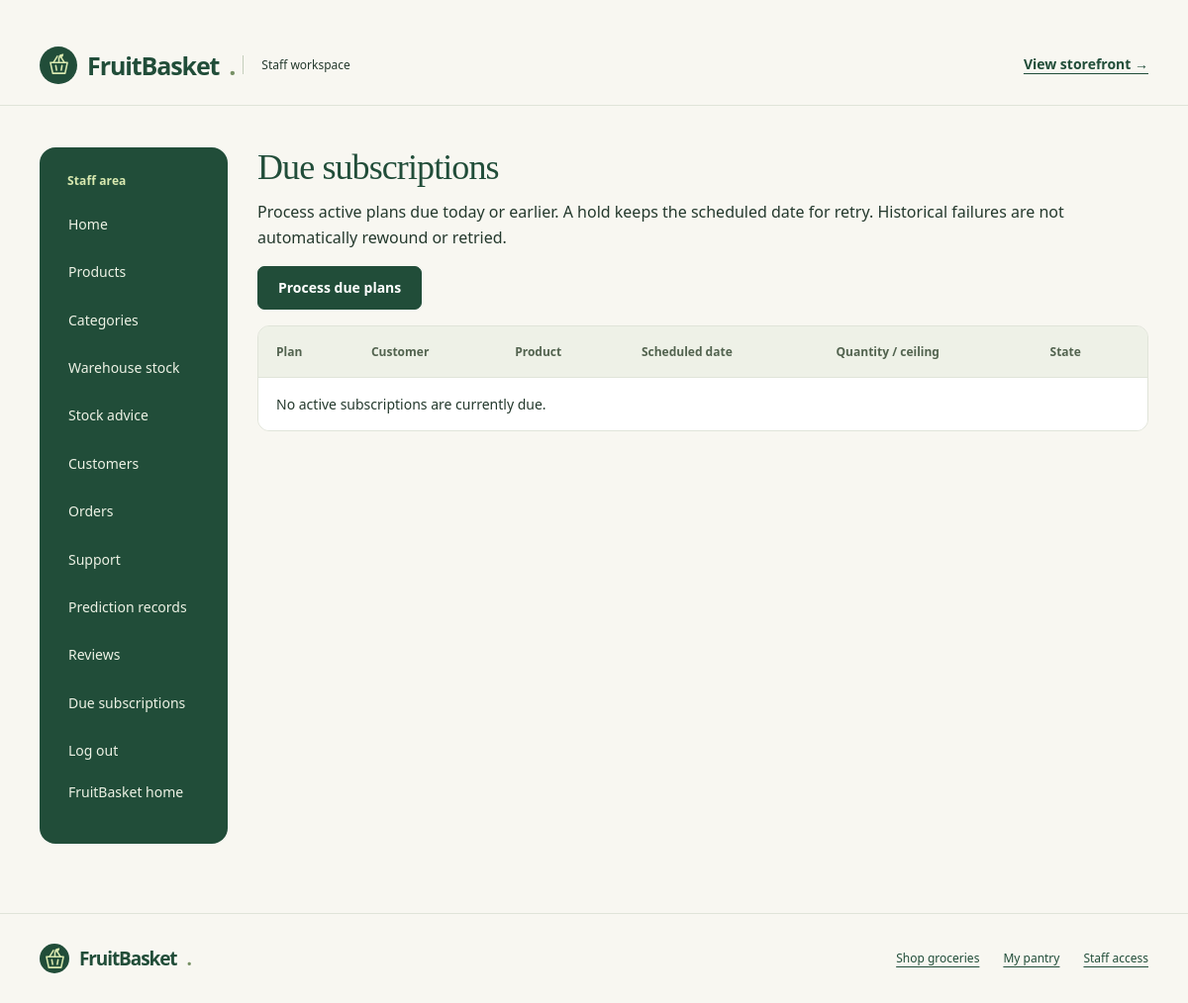
The page /adminpanel/subscriptions/ (signed in) on the database as committed earlier.
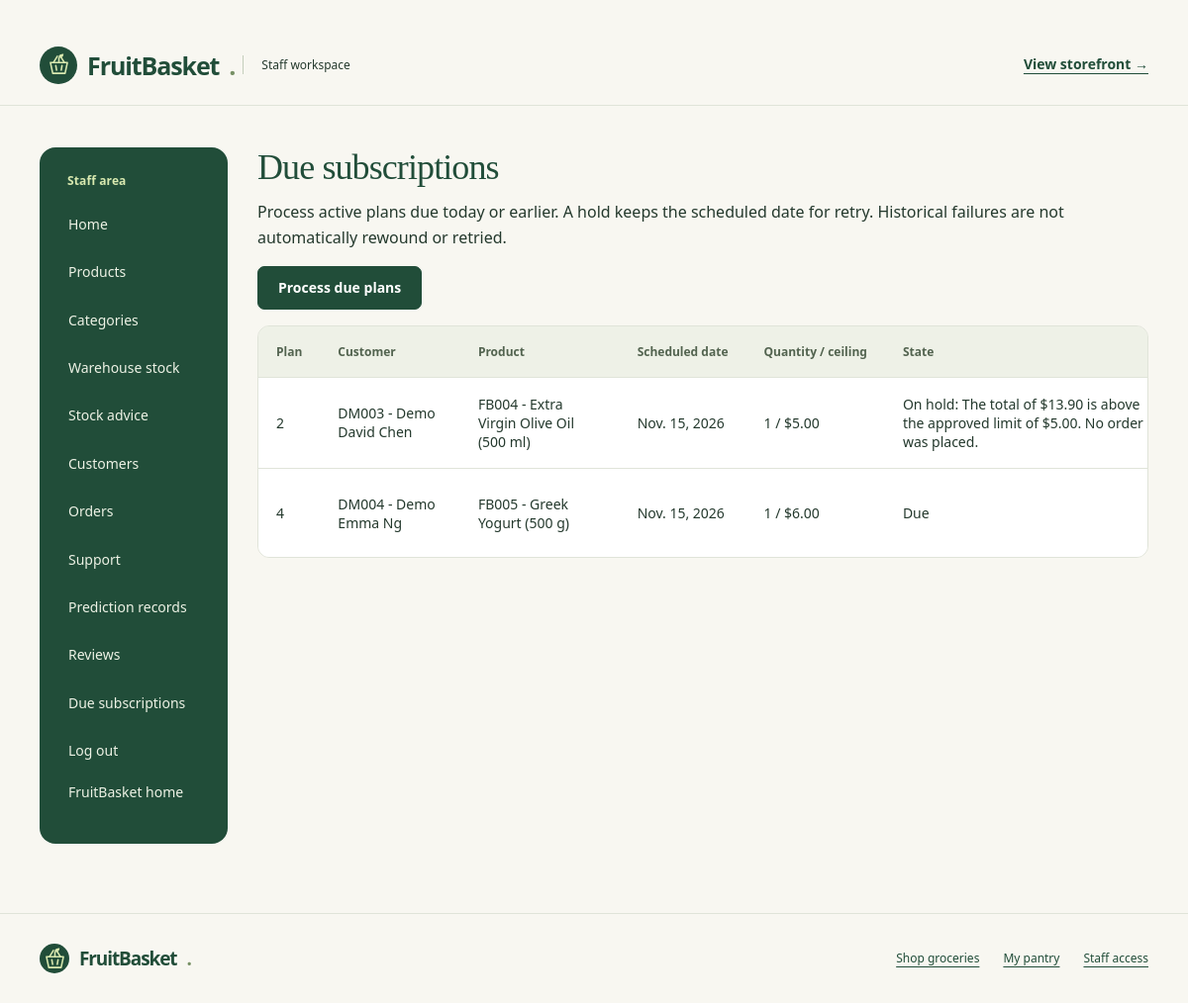
The same page on the database as committed later.
### adminpanel/models.py (models this page shows, shortened)
class Subscription(models.Model):
    STATUS = [
        ('active', 'Active'),
        ('paused', 'Paused'),
        ('cancelled', 'Cancelled')
    ]
    INTERVAL = [
        (7, 'Every 7 days'),
        (14, 'Every 14 days'),
        (30, 'Every 30 days')
    ]
    Squantity = models.PositiveIntegerField()
    Sinterval = models.IntegerField(choices=INTERVAL)
    Snextdate = models.DateField()
    Sceiling = models.FloatField()
    Sstatus = models.CharField(max_length=10, choices=STATUS, default='active')
    Screated = models.DateField()
    Scustomer = models.ForeignKey(Customer, on_delete=models.RESTRICT, related_name='customer_subscriptions')
    Sproduct = models.ForeignKey(Product, on_delete=models.RESTRICT, related_name='product_subscriptions')
    class Meta:
        constraints = [
            models.CheckConstraint(
                condition=models.Q(Squantity__gte=1, Sceiling__gt=0),
                name='Squantity_and_Sceiling_positive'
            )
        ]

class Customer(models.Model):
    Cid = models.CharField(max_length=5, primary_key=True)
    Cname = models.CharField(max_length=255)
    Caddress = models.CharField(max_length=255)
    Chouseholdsize = models.IntegerField()
    Cmealsperweek = models.IntegerField()
    Cuser = models.OneToOneField(User, on_delete=models.CASCADE, related_name='customer')
    class Meta:
        constraints = [
            models.CheckConstraint(
                check=models.Q(Chouseholdsize__gte=1),
                name='Chouseholdsize_at_least_one'
            ),
            models.CheckConstraint(
                check=models.Q(Cmealsperweek__gte=0),
                name='Cmealsperweek_not_negative'
            )
        ]
    def __str__(self):
        return f'{self.Cid} - {self.Cname}'

class Product(models.Model):
    Pid = models.CharField(max_length=5, primary_key=True)
    Pname = models.CharField(max_length=200)
    Pcategory = models.ForeignKey(Category, on_delete=models.PROTECT, db_column="Pcategory", related_name="products", verbose_name="Category")
    Psize = models.CharField(max_length=30)
    Pprice = models.FloatField()
    Plowstock = models.IntegerField(validators=[MinValueValidator(0)])
    Ptargetstock = models.PositiveIntegerField(null=True, blank=True, verbose_name='Target stock level')
    Pbulkquantity = models.PositiveIntegerField(null=True, blank=True, validators=[MinValueValidator(2)], verbose_name='Bulk quantity threshold')
    Pbulkprice = models.FloatField(null=True, blank=True, verbose_name='Bulk unit price')
    Pactive = models.BooleanField(default=True)
    Pimage = models.ImageField(upload_to='products/', blank=True, null=True)
    Pexpirydays = models.PositiveIntegerField(default=0)
    class Meta:
        constraints = [
            models.CheckConstraint(
                check=models.Q(Pprice__gt=0),
                name='Pprice_greater_than_zero'
            ),
            models.CheckConstraint(
                check=models.Q(Plowstock__gte=0),
                name='Plowstock_not_negative'
            ),
            models.CheckConstraint(condition=models.Q(Ptargetstock__isnull=True) | models.Q(Ptargetstock__gte=models.F('Plowstock')), name='product_target_at_least_low'),
            models.CheckConstraint(condition=(models.Q(Pbulkquantity__isnull=True, Pbulkprice__isnull=True) | models.Q(Pbulkquantity__isnull=False, Pbulkprice__isnull=False, Pbulkquantity__gte=2, Pbulkprice__gt=0, Pbulkprice__lte=models.F('Pprice'))), name='product_bulk_settings_valid')
        ]
    def __str__(self):
        return f'{self.Pid} - {self.Pname} ({self.Psize})'

class SubscriptionCycle(models.Model):
    RESULT = [
        ('ordered', 'Order created'),
        ('failed', 'No order created'),
        ('skipped', 'Skipped by customer')
    ]
    SCdate = models.DateField()
    SCscheduleddate = models.DateField(null=True, blank=True)
    SCretryable = models.BooleanField(default=False)
    SCresult = models.CharField(max_length=10, choices=RESULT)
    SCnote = models.CharField(max_length=255, blank=True)
    SCsubscription = models.ForeignKey(Subscription, on_delete=models.RESTRICT, related_name='subscription_cycles')
    SCorder = models.OneToOneField(Orders, on_delete=models.RESTRICT, related_name='subscription_cycle', blank=True, null=True)
    class Meta:
        constraints = [models.UniqueConstraint(fields=['SCsubscription', 'SCscheduleddate'], name='unique_subscription_scheduled_cycle')]

### adminpanel/subscription_processing.py (the view)
# urls.py: path('subscriptions/', subscription_processing.subscription_processing, name='subscription_processing'),
@require_GET
def subscription_processing(request):
    if not staff_access(request):
        return redirect('adminpanel_login')
    plans = Subscription.objects.filter(Sstatus='active', Snextdate__lte=timezone.localdate()).select_related('Scustomer','Sproduct').prefetch_related('subscription_cycles').order_by('Snextdate','pk')
    for plan in plans:
        plan.current_cycle = next((cycle for cycle in plan.subscription_cycles.all() if cycle.SCscheduleddate == plan.Snextdate), None)
    return render(request, 'adminpanel/subscription_processing.html', {'plans':plans})

### adminpanel/subscription_processing.py (called while the page is built)
def staff_access(request):
    return request.user.is_authenticated and request.user.is_active and request.user.is_staff

### adminpanel/templates/adminpanel/subscription_processing.html (shortened to what this page needs)
﻿{% extends 'adminpanel/adminpanel_base.html' %}
{% block content %}
<h1 class="fb-staff-page-title">Due subscriptions</h1>
<p>Process active plans due today or earlier. A hold keeps the scheduled date for retry. Historical failures are not automatically rewound or retried.</p>
<form method="post" action="{% url 'process_subscriptions' %}">{% csrf_token %}<button type="submit">Process due plans</button></form>
<div class="fb-table-wrap fb-records-table" role="region" aria-label="Due subscriptions" tabindex="0"><p class="fb-table-hint">Scroll to see all columns.</p><table><thead><tr><th>Plan</th><th>Customer</th><th>Product</th><th>Scheduled date</th><th>Quantity / ceiling</th><th>State</th><th>Action</th></tr></thead><tbody>
{% for plan in plans %}<tr><td>{{ plan.pk }}</td><td>{{ plan.Scustomer }}</td><td>{{ plan.Sproduct }}</td><td>{{ plan.Snextdate }}</td><td>{{ plan.Squantity }} / ${{ plan.Sceiling|floatformat:2 }}</td><td>{% if plan.current_cycle.SCretryable %}On hold: {{ plan.current_cycle.SCnote }}{% elif plan.current_cycle %}Already recorded — staff review required: {{ plan.current_cycle.get_SCresult_display }}. {{ plan.current_cycle.SCnote }}{% else %}Due{% endif %}</td></tr>
{% empty %}<tr><td colspan="7">No active subscriptions are currently due.</td></tr>{% endfor %}</tbody></table></div>
{% endblock %}

### adminpanel/templates/adminpanel/adminpanel_base.html (shortened to what this page needs)
{% load static %}
<!doctype html>
<html lang="en">
    <head>
        <link rel="stylesheet" href="{% static 'css/bootstrap.min.css' %}">
        <link rel="stylesheet" href="{% static 'css/fruitbasket.css' %}">
    </head>
    <body class="fb-app fb-staff">
        <header class="fb-header">
            <div class="fb-shell fb-header-inner">
                {% include 'adminpanel/adminpanel_header.html' %}
                <a class="fb-text-link" href="/store/">View storefront &rarr;</a>
            </div>
        </header>
        <div class="fb-shell fb-layout">
            <nav class="fb-sidebar" aria-label="Staff navigation">
                {% include 'adminpanel/adminpanel_navigation.html' %}
            </nav>
            <main class="fb-content" id="main-content">
                {% block content %}
                {% endblock %}
            </main>
        </div>
        {% include 'footer.html' %}
    </body>
</html>

### adminpanel/templates/adminpanel/adminpanel_header.html
<div class="fb-inline-actions">
    {% include 'brand.html' %}
    <span class="fb-title-detail">Staff workspace</span>
</div>

### fruitbasketproj/templates/brand.html
<a class="fb-brand" href="/" aria-label="FruitBasket home">
    <span class="fb-brand-mark" aria-hidden="true">
        <svg viewBox="0 0 32 32" fill="none">
            <path d="M5 13h22l-3 14H8L5 13Z" stroke="currentColor" stroke-width="2" stroke-linejoin="round"/>
            <path d="m9 13 5-8m9 8-5-8M12 17l1 6m7-6-1 6M16 13V7" stroke="currentColor" stroke-width="2" stroke-linecap="round"/>
            <path d="M16 7c-2-5 6-5 6-5s0 6-6 5Z" fill="currentColor"/>
        </svg>
    </span>FruitBasket{% if not hide_brand_period %}<span style="color:#779065">.</span>{% endif %}
</a>

### adminpanel/templates/adminpanel/adminpanel_navigation.html
<p class="fb-nav-label">Staff area</p>
<ul class="fb-nav-list">
    <li><a class="{% if request.path == '/adminpanel/' %}is-active{% endif %}" href="/adminpanel/">Home</a></li>
    <li><a class="{% if '/adminpanel/product_new' in request.path %}is-active{% endif %}" href="/adminpanel/product_new">Products</a></li>
    <li><a class="{% if request.path == '/adminpanel/category_new' %}is-active{% endif %}" href="{% url 'category_new' %}">Categories</a></li>
    <li><a class="{% if '/adminpanel/item_new' in request.path %}is-active{% endif %}" href="/adminpanel/item_new">Warehouse stock</a></li>
    <li><a class="{% if request.path == '/adminpanel/stock_advice' %}is-active{% endif %}" href="{% url 'stock_advice' %}">Stock advice</a></li>
    <li><a class="{% if '/adminpanel/customer_new' in request.path %}is-active{% endif %}" href="/adminpanel/customer_new">Customers</a></li>
    <li><a class="{% if '/adminpanel/order_new' in request.path or '/adminpanel/orders/' in request.path %}is-active{% endif %}" href="{% url 'staff_order_list' %}">Orders</a></li>
    <li><a class="{% if '/adminpanel/support' in request.path %}is-active{% endif %}" href="/adminpanel/support">Support</a></li>
    <li><a class="{% if '/adminpanel/predictions/' in request.path %}is-active{% endif %}" href="{% url 'prediction_list' %}">Prediction records</a></li>
    <li><a class="{% if '/adminpanel/reviews/' in request.path %}is-active{% endif %}" href="{% url 'review_list' %}">Reviews</a></li>
    <li><a href="{% url 'subscription_processing' %}">Due subscriptions</a></li>
    <li><form action="/adminpanel/logout" method="post">{% csrf_token %}<button class="fb-nav-logout" type="submit">Log out</button></form></li>
    <li><a href="/">FruitBasket home</a></li>
</ul>

### fruitbasketproj/templates/footer.html
<footer class="fb-footer">
    <div class="fb-shell fb-footer-inner">
        <div>
            {% include 'brand.html' %}
        </div>
        <div class="fb-footer-links">
            <a href="/store/">Shop groceries</a>
            <a href="/store/pantry">My pantry</a>
            <a href="/adminpanel/">Staff access</a>
        </div>
    </div>
</footer>

Rows that differ between the two databases and show on the page:
added Subscription: pk "2", Scustomer "DM003 - Demo David Chen", Sproduct "FB004 - Extra Virgin Olive Oil (500 ml)", Snextdate "Nov. 15, 2026", Squantity "1", Sceiling "5.00", current_cycle.SCnote "The total of $13.90 is above the approved limit of $5.00. No order was placed."
added Subscription: pk "4", Scustomer "DM004 - Demo Emma Ng", Sproduct "FB005 - Greek Yogurt (500 g)", Snextdate "Nov. 15, 2026", Squantity "1", Sceiling "6.00", shows "Due"
Other text that changed with them:
text no longer shown: "No active subscriptions are currently due."
